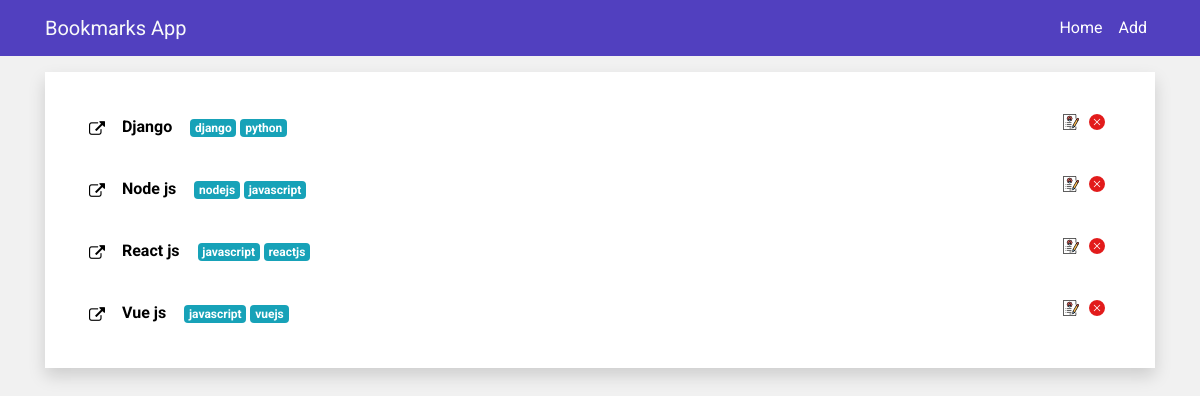
/, run on an earlier commit of the app's database.
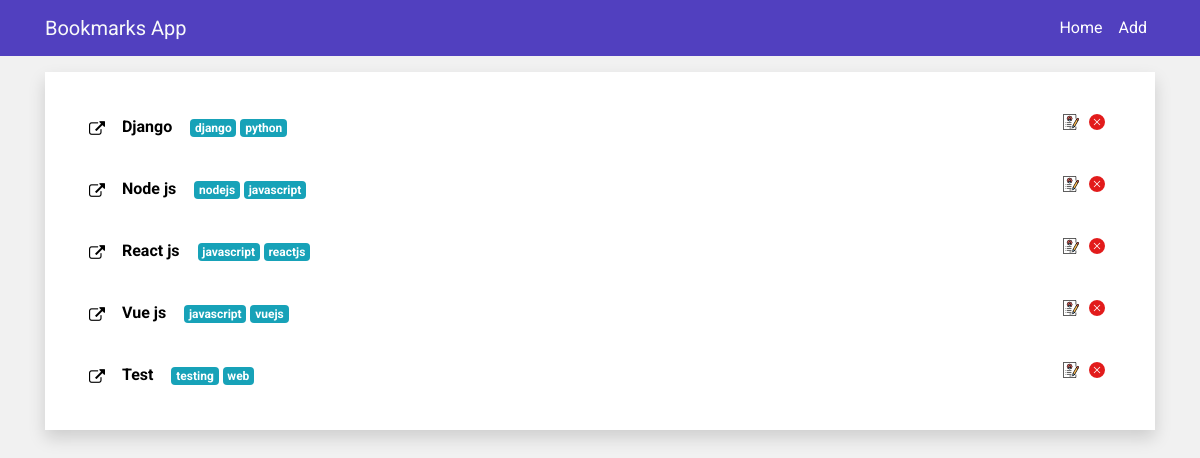
And on a later commit of the database.
### bookmarkapp/models.py (models this page shows)
class Bookmarks(models.Model):
    name = models.CharField(max_length=50)
    url = models.CharField(max_length=150)
    desc = models.TextField()
    tags = TaggableManager()

### bookmarkapp/views.py (the view)
# urls.py: path('', views.IndexView.as_view(),name='index'),
class IndexView(generic.ListView):
  model = Bookmarks
  template_name = 'bookmarks/index.html'
  context_object_name = 'bookmarks'

### bookmarkapp/templates/bookmarks/index.html (shortened to what this page needs)
{% extends 'bookmarks/base.html' %} {% block body %}
<section class="my-3">
    <div class="container">
        <div class="box p-4 bg-white shadow">
            {% if bookmarks is empty %}
            <div class="text-center">
                <b>No Bookmarks to Display</b>
            </div>
            {% else %} {% for bookmark in bookmarks %}
            <div class="accordion" id="accord{{ forloop.counter }}">
                <div class="card">
                    <div class="card-header" id="headingOne">
                    <span>
                    {% load static %}
                      <a href="{{ bookmark.url }}" target="_blank" class="hover"><img height="16" width="16" src="{% static 'icon.png' %}" alt=""></a>
                        <h5 class="mb-0 inline">
                            <button class="
                            btn btn-link text-black" type="button" data-toggle="collapse" data-target="#collapse{{ forloop.counter }}" aria-expanded="true" aria-controls="collapseOne">
                               {{ bookmark.name }}
                            </button>
                        </h5>
                    </span>
                         {% for tags in bookmark.tags.names %}
                               <span class="badge badge-info">{{tags}}</span>
                         {% endfor %}
                         <span>
                            <form action="{{ bookmark.id }}/delete/" class="form" method="post">
                                <a href="{{bookmark.id}}/update/"> <img height="16" width="16" src="{% static 'resume.png' %}" alt=""> </a>
                                <button class=" transparent" type="submit"><img height="16" width="16" src="{% static 'delete.png' %}" alt=""></button>
                                </form>
                         </span>
                    </div>
                </div>
            </div>
            {% endfor %} {% endif %}
        </div>
    </div>
</section>
{% endblock body %}

### bookmarkapp/templates/bookmarks/base.html (shortened to what this page needs)
<!DOCTYPE html>
<html lang="en">
<head>
    <link href="https://stackpath.bootstrapcdn.com/bootstrap/4.1.3/css/bootstrap.min.css" rel="stylesheet"
>
    {% load static %}
    <link rel="stylesheet" href="{%  static 'css/style.css' %}">
</head>
<body class="secondbg">
    <nav class="navbar navbar-expand-lg navbar-light primarybg">
        <div class="container">
            <a class="navbar-brand text-light"  href="{% url 'index' %}">Bookmarks App</a>
            <div class="collapse navbar-collapse" id="navbarSupportedContent">
                <ul class="navbar-nav ml-auto">
                    <li class="nav-item active">
                        <a class="nav-link" href="{% url 'index' %}">Home
                        </a>
                    </li>
                    <li class="nav-item">
                        <a class="nav-link" href="{% url 'create' %}">Add</a>
                    </li>
                </ul>
            </div>
        </div>
    </nav>
    {% block body %} {% endblock body %}
</body>
</html>

### bookmarkapp/static/css/style.css (style rules this page uses)
body { font-family: 'Roboto', sans-serif; }
.primarybg { background: #5140BF; color: #fff; }
.secondbg { background: #f1f1f1; }
.bg-white { background: #fff; }
.shadow { -webkit-box-shadow: 0px 0px 3px 1px rgba(0,0,0,0.21); -moz-box-shadow: 0px 0px 3px 1px rgba(0,0,0,0.21); box-shadow: 0px 0px 3px 1px rgba(0,0,0,0.21); }
.navbar-light .navbar-nav .active>.nav-link, .navbar-light .navbar-nav .nav-link.active, .navbar-light .navbar-nav .nav-link.show, .navbar-light .navbar-nav .show>.nav-link,.navbar-light .navbar-nav .nav-link { color: #fff }
.card-header { background: #fff; color: black; border: none; }
.card { border:none; }
.btn-link.text-black { color: #000; text-decoration: none; font-weight: bold; }
.inline { display: inline; }
form.form { float: right; display: inline; }
.transparent { background: transparent; border: none; }

What changed in the data, as far as the page shows it:
added Bookmarks: name "Test"
added Tag: tags "testing", shown under "Test"
added Tag: tags "web", shown under "Test"
